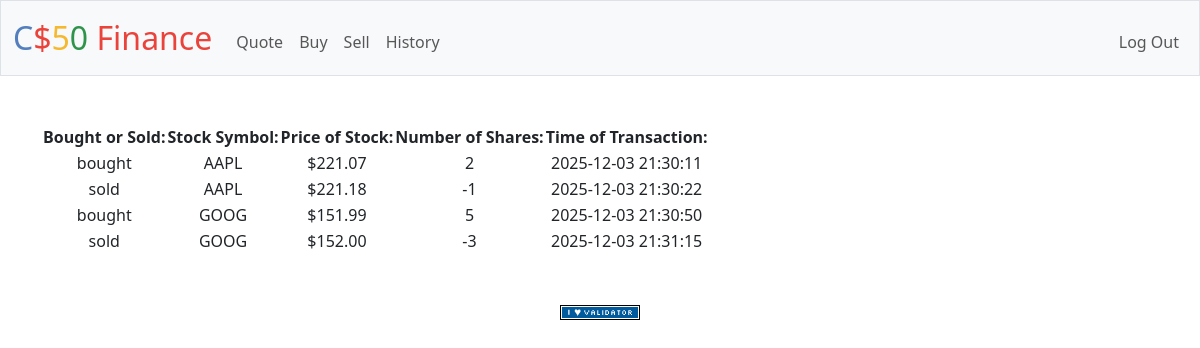
The app's page /history (signed in) with its own data.
### tables this page shows
CREATE TABLE user_portfolio (
    id INTEGER PRIMARY KEY AUTOINCREMENT,
    user_id INTEGER NOT NULL,
    symbol TEXT NOT NULL,
    shares INTEGER NOT NULL,
    price REAL NOT NULL,
    time TIMESTAMP DEFAULT CURRENT_TIMESTAMP,
    deal TEXT NOT NULL
);

### app.py (the view)
@app.route("/history")
@login_required
def history():
    current_user = session["user_id"]
    data = db.execute("SELECT * FROM user_portfolio WHERE user_id = ?", current_user)
    return render_template("history.html", data=data)

### app.py (called while the page is built)
@app.after_request
def after_request(response):
    response.headers["Cache-Control"] = "no-cache, no-store, must-revalidate"
    response.headers["Expires"] = 0
    response.headers["Pragma"] = "no-cache"
    return response

### helpers.py (called while the page is built)
def login_required(f):
    @wraps(f)
    def decorated_function(*args, **kwargs):
        if session.get("user_id") is None:
            return redirect("/login")
        return f(*args, **kwargs)
    return decorated_function

def usd(value):
    return f"${value:,.2f}"

### templates/history.html (shortened to what this page needs)
{% extends "layout.html" %}
{% block main %}
<table>
    <thead>
        <tr>
            <th>Bought or Sold: </th>
            <th>Stock Symbol: </th>
            <th>Price of Stock: </th>
            <th>Number of Shares: </th>
            <th>Time of Transaction: </th>
        </tr>
    </thead>
    <tbody>
        {% for item in data %}
        <tr>
            <td>{{ item["deal"] }}</td>
            <td>{{ item["symbol"] }}</td>
            <td>{{ item["price"] | usd }}</td>
            <td>{{ item["shares"] }}</td>
            <td>{{ item["time"] }}</td>
        </tr>
        {% endfor %}
    </tbody>
</table>
{% endblock %}

### templates/layout.html (shortened to what this page needs)
<!DOCTYPE html>
<html lang="en">
    <head>
        <link href="https://cdn.jsdelivr.net/npm/bootstrap@5.3.3/dist/css/bootstrap.min.css" rel="stylesheet">
        <link href="/static/styles.css" rel="stylesheet">
    </head>
    <body>
        <nav class="bg-light border navbar navbar-expand-md navbar-light">
            <div class="container-fluid">
                <a class="navbar-brand" href="/"><span class="blue">C</span><span class="red">$</span><span class="yellow">5</span><span class="green">0</span> <span class="red">Finance</span></a>
                <div class="collapse navbar-collapse" id="navbar">
                    {% if session["user_id"] %}
                        <ul class="navbar-nav me-auto mt-2">
                            <li class="nav-item"><a class="nav-link" href="/quote">Quote</a></li>
                            <li class="nav-item"><a class="nav-link" href="/buy">Buy</a></li>
                            <li class="nav-item"><a class="nav-link" href="/sell">Sell</a></li>
                            <li class="nav-item"><a class="nav-link" href="/history">History</a></li>
                        </ul>
                        <ul class="navbar-nav ms-auto mt-2">
                            <li class="nav-item"><a class="nav-link" href="/logout">Log Out</a></li>
                        </ul>
                    {% else %}
                        <ul class="navbar-nav ms-auto mt-2">
                            <li class="nav-item"><a class="nav-link" href="/register">Register</a></li>
                            <li class="nav-item"><a class="nav-link" href="/login">Log In</a></li>
                        </ul>
                    {% endif %}
                </div>
            </div>
        </nav>
        <main class="container py-5 text-center">
            {% block main %}{% endblock %}
        </main>
        <footer class="mb-5">
            <form action="https://validator.w3.org/check" class="text-center" enctype="multipart/form-data" method="post" target="_blank">
                <input alt="Validate" src="/static/I_heart_validator.png" type="image">
            </form>
        </footer>
    </body>
</html>

### static/styles.css (style rules this page uses)
nav .navbar-brand { font-size: xx-large; }
nav .navbar-brand .blue { color: #537fbe; }
nav .navbar-brand .red { color: #ea433b; }
nav .navbar-brand .yellow { color: #f5b82e; }
nav .navbar-brand .green { color: #2e944b; }

### records on screen
user_portfolio: deal "bought", symbol "AAPL", price "$221.07", shares "2", time "2025-12-03 21:30:11"
user_portfolio: deal "sold", symbol "AAPL", price "$221.18", shares "-1", time "2025-12-03 21:30:22"
user_portfolio: deal "bought", symbol "GOOG", price "$151.99", shares "5", time "2025-12-03 21:30:50"
user_portfolio: deal "sold", symbol "GOOG", price "$152.00", shares "-3", time "2025-12-03 21:31:15"
